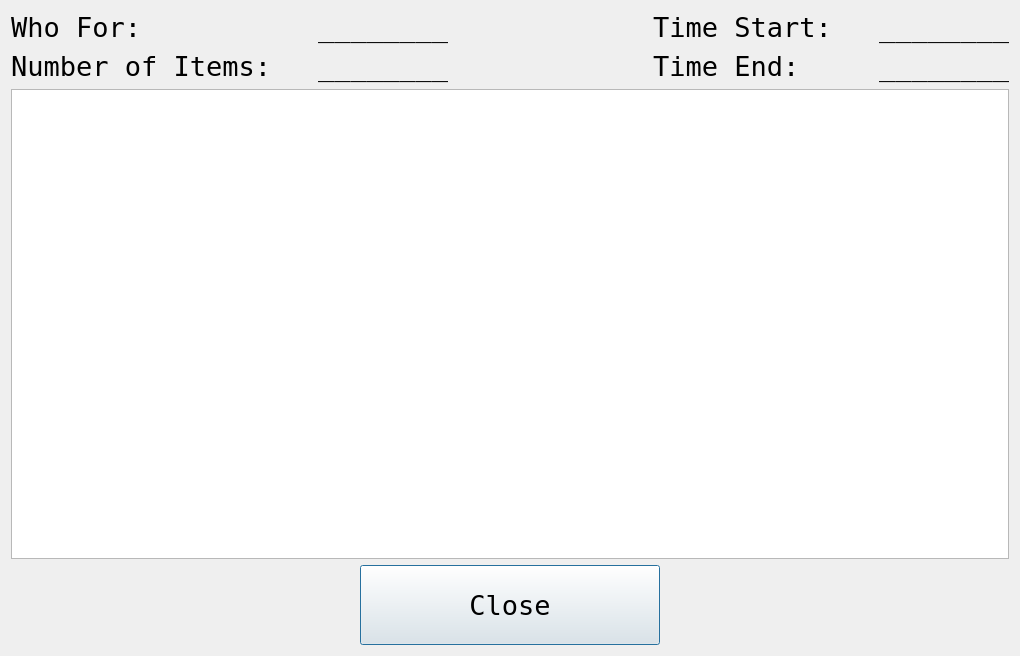
<?xml version="1.0" encoding="UTF-8"?>
<ui version="4.0">
 <class>ReservationViewer</class>
 <widget class="QDialog" name="ReservationViewer">
  <property name="geometry">
   <rect>
    <x>0</x>
    <y>0</y>
    <width>1020</width>
    <height>656</height>
   </rect>
  </property>
  <property name="windowTitle">
   <string>Dialog</string>
  </property>
  <layout class="QVBoxLayout" name="verticalLayout_3">
   <item>
    <layout class="QHBoxLayout" name="horizontalLayout_6">
     <item>
      <layout class="QVBoxLayout" name="verticalLayout">
       <item>
        <layout class="QHBoxLayout" name="horizontalLayout">
         <item>
          <widget class="QLabel" name="label">
           <property name="font">
            <font>
             <family>Terminal</family>
             <pointsize>20</pointsize>
            </font>
           </property>
           <property name="text">
            <string>Who For:</string>
           </property>
          </widget>
         </item>
         <item>
          <spacer name="horizontalSpacer_4">
           <property name="orientation">
            <enum>Qt::Horizontal</enum>
           </property>
           <property name="sizeHint" stdset="0">
            <size>
             <width>40</width>
             <height>20</height>
            </size>
           </property>
          </spacer>
         </item>
         <item>
          <widget class="QLabel" name="forLabel">
           <property name="font">
            <font>
             <family>Terminal</family>
             <pointsize>20</pointsize>
            </font>
           </property>
           <property name="text">
            <string>________</string>
           </property>
           <property name="alignment">
            <set>Qt::AlignRight|Qt::AlignTrailing|Qt::AlignVCenter</set>
           </property>
          </widget>
         </item>
        </layout>
       </item>
       <item>
        <layout class="QHBoxLayout" name="horizontalLayout_4">
         <item>
          <widget class="QLabel" name="label_7">
           <property name="font">
            <font>
             <family>Terminal</family>
             <pointsize>20</pointsize>
            </font>
           </property>
           <property name="text">
            <string>Number of Items:</string>
           </property>
          </widget>
         </item>
         <item>
          <spacer name="horizontalSpacer_5">
           <property name="orientation">
            <enum>Qt::Horizontal</enum>
           </property>
           <property name="sizeHint" stdset="0">
            <size>
             <width>40</width>
             <height>20</height>
            </size>
           </property>
          </spacer>
         </item>
         <item>
          <widget class="QLabel" name="itemCountLabel">
           <property name="font">
            <font>
             <family>Terminal</family>
             <pointsize>20</pointsize>
            </font>
           </property>
           <property name="text">
            <string>________</string>
           </property>
           <property name="alignment">
            <set>Qt::AlignRight|Qt::AlignTrailing|Qt::AlignVCenter</set>
           </property>
          </widget>
         </item>
        </layout>
       </item>
      </layout>
     </item>
     <item>
      <spacer name="horizontalSpacer_3">
       <property name="orientation">
        <enum>Qt::Horizontal</enum>
       </property>
       <property name="sizeHint" stdset="0">
        <size>
         <width>40</width>
         <height>20</height>
        </size>
       </property>
      </spacer>
     </item>
     <item>
      <layout class="QVBoxLayout" name="verticalLayout_2">
       <item>
        <layout class="QHBoxLayout" name="horizontalLayout_2">
         <item>
          <widget class="QLabel" name="label_3">
           <property name="font">
            <font>
             <family>Terminal</family>
             <pointsize>20</pointsize>
            </font>
           </property>
           <property name="text">
            <string>Time Start:</string>
           </property>
          </widget>
         </item>
         <item>
          <spacer name="horizontalSpacer_6">
           <property name="orientation">
            <enum>Qt::Horizontal</enum>
           </property>
           <property name="sizeHint" stdset="0">
            <size>
             <width>40</width>
             <height>20</height>
            </size>
           </property>
          </spacer>
         </item>
         <item>
          <widget class="QLabel" name="timeStartLabel">
           <property name="font">
            <font>
             <family>Terminal</family>
             <pointsize>20</pointsize>
            </font>
           </property>
           <property name="text">
            <string>________</string>
           </property>
           <property name="alignment">
            <set>Qt::AlignRight|Qt::AlignTrailing|Qt::AlignVCenter</set>
           </property>
          </widget>
         </item>
        </layout>
       </item>
       <item>
        <layout class="QHBoxLayout" name="horizontalLayout_3">
         <item>
          <widget class="QLabel" name="label_5">
           <property name="font">
            <font>
             <family>Terminal</family>
             <pointsize>20</pointsize>
            </font>
           </property>
           <property name="text">
            <string>Time End:</string>
           </property>
          </widget>
         </item>
         <item>
          <spacer name="horizontalSpacer_7">
           <property name="orientation">
            <enum>Qt::Horizontal</enum>
           </property>
           <property name="sizeHint" stdset="0">
            <size>
             <width>40</width>
             <height>20</height>
            </size>
           </property>
          </spacer>
         </item>
         <item>
          <widget class="QLabel" name="timeEndLabel">
           <property name="font">
            <font>
             <family>Terminal</family>
             <pointsize>20</pointsize>
            </font>
           </property>
           <property name="text">
            <string>________</string>
           </property>
           <property name="alignment">
            <set>Qt::AlignRight|Qt::AlignTrailing|Qt::AlignVCenter</set>
           </property>
          </widget>
         </item>
        </layout>
       </item>
      </layout>
     </item>
    </layout>
   </item>
   <item>
    <widget class="QListWidget" name="listWidget">
     <property name="font">
      <font>
       <family>Terminal</family>
       <pointsize>20</pointsize>
      </font>
     </property>
    </widget>
   </item>
   <item>
    <layout class="QHBoxLayout" name="horizontalLayout_5">
     <item>
      <spacer name="horizontalSpacer">
       <property name="orientation">
        <enum>Qt::Horizontal</enum>
       </property>
       <property name="sizeHint" stdset="0">
        <size>
         <width>40</width>
         <height>20</height>
        </size>
       </property>
      </spacer>
     </item>
     <item>
      <widget class="QPushButton" name="pushButton">
       <property name="minimumSize">
        <size>
         <width>300</width>
         <height>80</height>
        </size>
       </property>
       <property name="font">
        <font>
         <family>Terminal</family>
         <pointsize>20</pointsize>
        </font>
       </property>
       <property name="text">
        <string>Close</string>
       </property>
      </widget>
     </item>
     <item>
      <spacer name="horizontalSpacer_2">
       <property name="orientation">
        <enum>Qt::Horizontal</enum>
       </property>
       <property name="sizeHint" stdset="0">
        <size>
         <width>40</width>
         <height>20</height>
        </size>
       </property>
      </spacer>
     </item>
    </layout>
   </item>
  </layout>
 </widget>
 <resources/>
 <connections/>
</ui>
